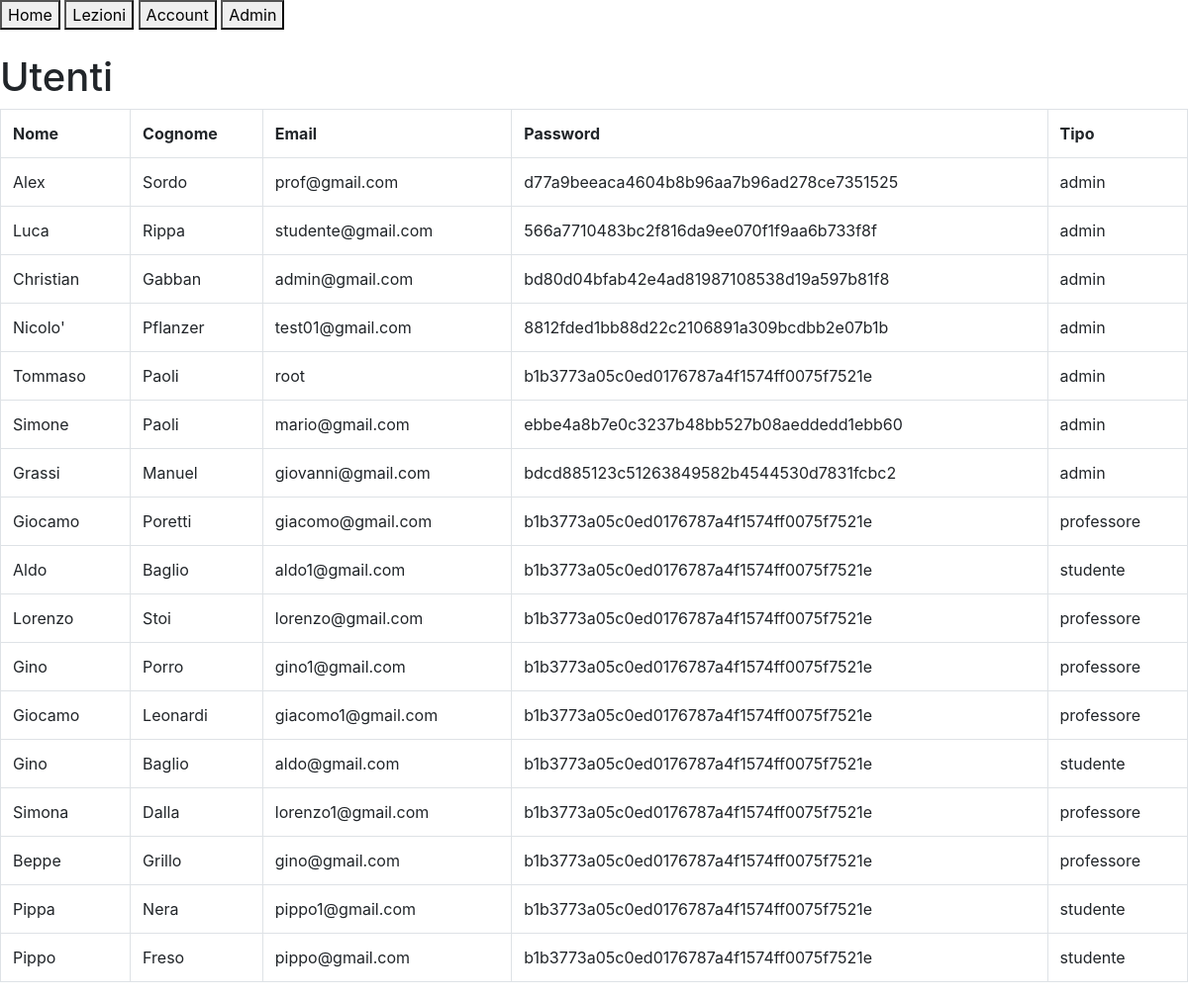
The page /src/utenti/index.php (signed in) on the database as committed earlier.
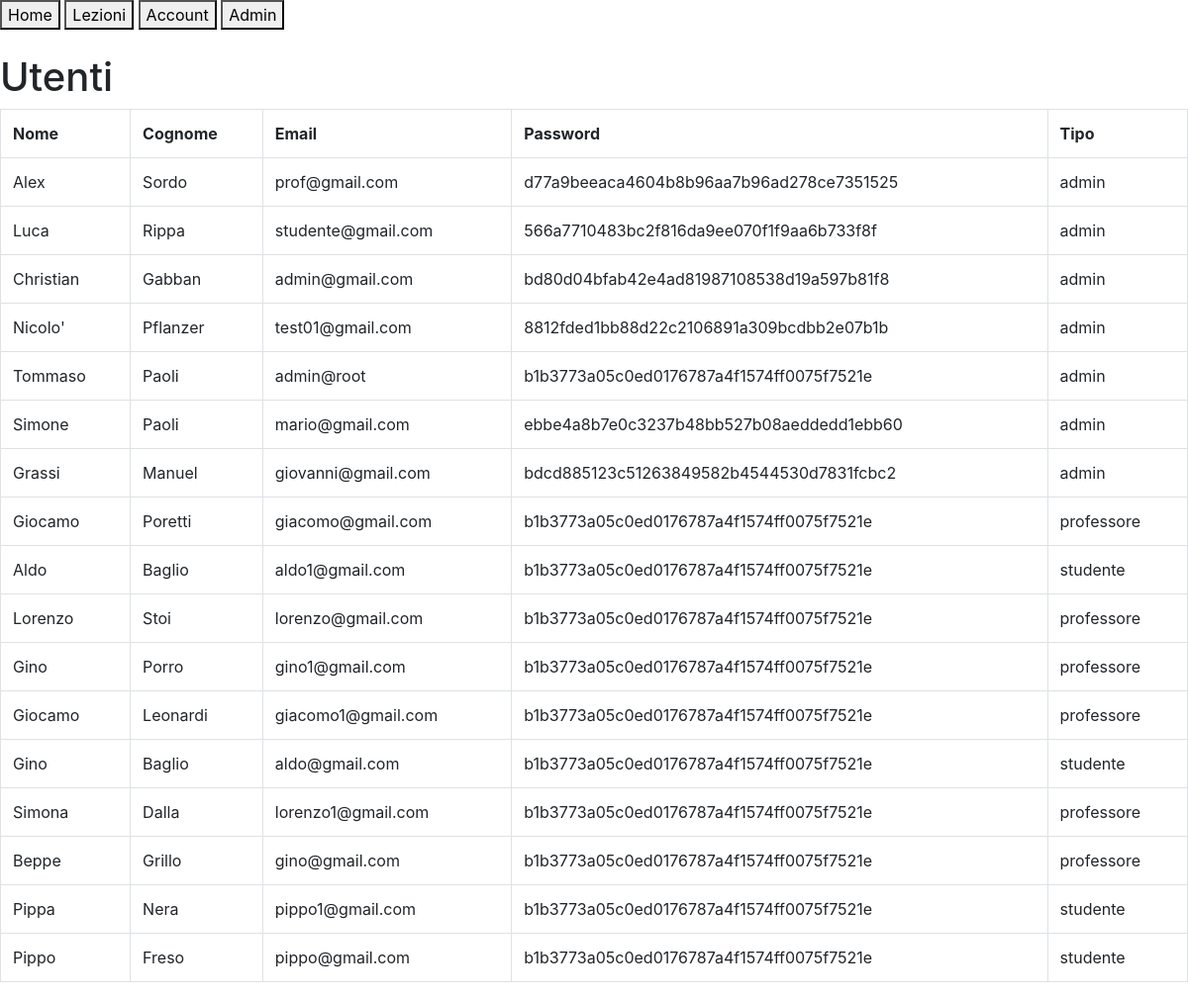
The same page on the database as committed later.
### tables this page shows
CREATE TABLE `utenti` (
  `id` int(15) NOT NULL AUTO_INCREMENT,
  `email` varchar(20) NOT NULL,
  `password` varchar(40) NOT NULL,
  `nome` varchar(20) NOT NULL,
  `cognome` varchar(20) NOT NULL,
  `domandaSicurezza` varchar(100),
  `rispostaSicurezza` varchar(20),
  `tipo` ENUM('studente', 'professore', 'admin') DEFAULT 'studente',
  `avatar` varchar(100),
  `idTema` int(15) DEFAULT '1',
  PRIMARY KEY (`id`),
  UNIQUE KEY (`email`)
);

### src/_session/start.php (called while the page is built, shortened)
<?php
  if (isset($_SESSION['is_login'])) {
    $_UTENTE = $_SESSION['user_row'];
  } else {
    header('Location: ../accedi/');
  }
?>

### src/_database/connection.php (called while the page is built, shortened)
<?php
  include '../_classes/utente.php';
  function get_client_ip() {
      $ipaddress = '';
      if (getenv('HTTP_CLIENT_IP'))
          $ipaddress = getenv('HTTP_CLIENT_IP');
      else if(getenv('HTTP_X_FORWARDED_FOR'))
          $ipaddress = getenv('HTTP_X_FORWARDED_FOR');
      else if(getenv('HTTP_X_FORWARDED'))
          $ipaddress = getenv('HTTP_X_FORWARDED');
      else if(getenv('HTTP_FORWARDED_FOR'))
          $ipaddress = getenv('HTTP_FORWARDED_FOR');
      else if(getenv('HTTP_FORWARDED'))
         $ipaddress = getenv('HTTP_FORWARDED');
      else if(getenv('REMOTE_ADDR'))
          $ipaddress = getenv('REMOTE_ADDR');
      else
          $ipaddress = 'UNKNOWN';
      return $ipaddress;
  }
function logQuery($sql, $ip){
  $log = fopen("../_database/log.txt", "a");
  $sql = preg_replace('/\s+/', ' ', $sql);
}
  function query($sql, $className){
    $conn = new mysqli("localhost", "root", "", "lele");
    $tabella = array();
    $result = $conn->query($sql);
    if ($result->num_rows == 0) {
      return $tabella;
    } else while($row = $result->fetch_assoc()){
      if ($className == "utente") $oggetto = new Utente($row);
      elseif ($className == "lezione") $oggetto = new Lezione($row);
      elseif ($className == "tema") $oggetto = new Tema($row);
      elseif ($className == "materiale") $oggetto = new Materiale($row);
      elseif ($className == "materia") $oggetto = new Materia($row);
      elseif ($className == "etichetta") $oggetto = new Etichetta($row);
      array_push($tabella, $oggetto);
    }
    return $tabella;
  }
  include 'select.php';
?>

### src/_database/select.php (called while the page is built, shortened)
<?php
  function getUtenti(){
    $sql = "SELECT *
    FROM utenti;";
    return query($sql, 'utente');
  }
?>

### src/_classes/utente.php (called while the page is built, shortened)
<?php
  class Utente {
    public function __construct($row){
      $this->row = $row;
    }
  }
?>

### src/utenti/tabella.php (the view)
<?php
  $utenti = getUtenti();
?>
  <h1>Utenti</h1>
  <table id="t1" class="table table-bordered">
    <tr>
      <th onclick="sortTable('t1',0)">Nome</th>
      <th onclick="sortTable('t1',1)">Cognome</th>
      <th onclick="sortTable('t1',2)">Email</th>
      <th onclick="sortTable('t1',3)">Password</th>
      <th onclick="sortTable('t1',4)">Tipo</th>
    </tr>
  <?php foreach ($utenti as $utente): ?>
    <tr>
      <?php
        echo '<td>'.$utente->row['nome'].'</td>';
        echo '<td>'.$utente->row['cognome'].'</td>';
        echo '<td>'.$utente->row['email'].'</td>';
        echo '<td>'.$utente->row['password'].'</td>';
        echo '<td>'.$utente->row['tipo'].'</td>';
      ?>
    </tr>
  <?php endforeach; ?>
  </table>

### src/utenti/index.php (shortened to what this page needs)
<!DOCTYPE html>
<html>
  <head>
    <?php include '../_head/link.php'; ?>
  </head>
  <body>
    <?php include '../_database/connection.php' ?>
    <?php include '../_session/start.php' ?>
    <?php include '../_head/bar.php' ?>
    <?php include 'tabella.php' ?>
  </body>
</html>

### src/_head/link.php (shortened to what this page needs)
<head>
    <link rel="stylesheet" href="..\bootstrap-4.3.1-dist\css\bootstrap.min.css" >
    <link rel="stylesheet" href="..\bootstrap-4.3.1-dist\css\bootstrap-grid.css" >
    <link rel="stylesheet" href="..\bootstrap-4.3.1-dist\css\bootstrap-reboot.css" >
    <link rel="stylesheet" href="..\bootstrap-4.3.1-dist\css\bootstrap-reboot.min.css" >
    <link rel="stylesheet" href="..\bootstrap-4.3.1-dist\css\bootstrap-reboot.css" >
    <link rel="stylesheet" href="https://cdnjs.cloudflare.com/ajax/libs/font-awesome/4.7.0/css/font-awesome.min.css">
    <link rel="stylesheet" href="https://use.fontawesome.com/releases/v5.7.1/css/all.css">
    <link rel="stylesheet" href="../_head/master.css">
  </head>

### src/_head/bar.php (shortened to what this page needs)
<button onclick="window.location='../home'">Home</button>
<button onclick="window.location='../lezioni'">Lezioni</button>
<button onclick="window.location='../account'">Account</button>
<?php if ($_UTENTE->row['tipo'] == 'admin'): ?>
  <button onclick="window.location='../pannelloDiControllo'">Admin</button>
<?php endif; ?>
<br><br>

Rows that differ between the two databases and show on the page:
changed utenti "Tommaso": email "root" → "admin@root"
